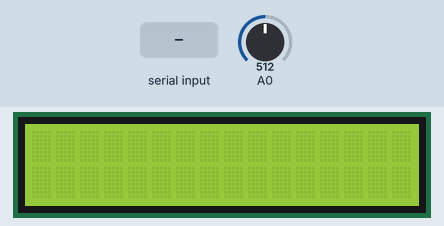
This sketch was run on a simulated Arduino Uno, built with avr-gcc and run on an emulated ATmega328P. Shown: 16×2 character LCD. Inputs (shaded band) come from the test bench; at power-on: A0 = 512. What the sketch prints to the serial monitor is not drawn.

Above: at 1.2 s.
1.3 s: "t90\n" received over Serial
At 2.2 s:
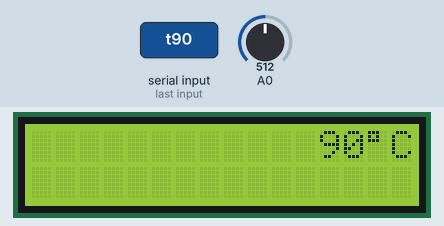
2.8 s: "h90\n" received over Serial
At 3.3 s:
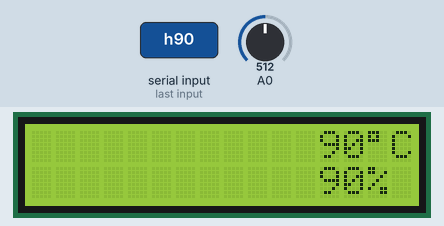
4.3 s: "s" received over Serial
At 6.2 s:
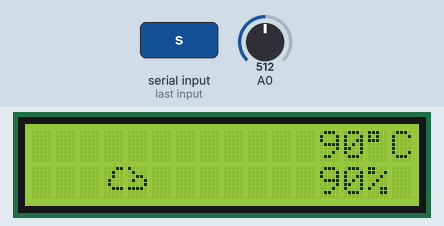
6.8 s: "p" received over Serial
At 8.2 s:
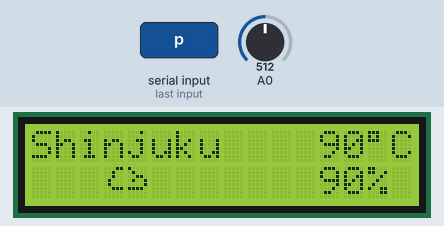
9.3 s: A0 set to 370
10.8 s: A0 set to 339
Timing chart, 0 to 13.7 s (numbered marks = the images above; inputs shaded):
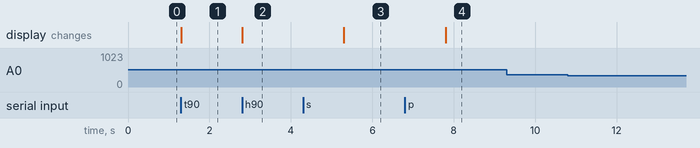

The sketch:

sketch_aug_6_miho_weather.ino
```cpp
#include <LiquidCrystal.h>

LiquidCrystal lcd(8, 9, 4, 5, 6, 7);

#define CH_CLOUD_LEFT 0
byte cloudyLeft[8] = {
  B00011,
  B00100,
  B00100,
  B01000,
  B01000,
  B00111,
  B00000,
  B00000,
};

#define CH_CLOUD_RIGHT 1
byte cloudyRight[8] = {
  B10000,
  B01000,
  B00110,
  B01001,
  B00001,
  B11110,
  B00000,
  B00000,
};

#define CH_RAIN_LEFT 2
byte rainyLeft[8] = {
  B00011,
  B00100,
  B00100,
  B01000,
  B01000,
  B00111,
  B00010,
  B00001,
};

#define CH_RAIN_RIGHT 3
byte rainyRight[8] = {
  B10000,
  B01000,
  B00110,
  B01001,
  B00001,
  B11110,
  B10100,
  B01010,
};

#define CH_SUN_LEFT 4
byte sunnyLeft[8] = {
  B00010,
  B00001,
  B01010,
  B00100,
  B00100,
  B01010,
  B00001,
  B00010,
};

#define CH_SUN_RIGHT 5
byte sunnyRight[8] = {
  B01000,
  B10000,
  B01010,
  B00100,
  B00100,
  B01010,
  B10000,
  B01000,
};

void setup() {
  Serial.begin(9600);

  lcd.createChar(CH_CLOUD_LEFT, cloudyLeft);
  lcd.createChar(CH_CLOUD_RIGHT, cloudyRight);

  lcd.createChar(CH_RAIN_LEFT, rainyLeft);
  lcd.createChar(CH_RAIN_RIGHT, rainyRight);

  lcd.createChar(CH_SUN_LEFT, sunnyLeft);
  lcd.createChar(CH_SUN_RIGHT, sunnyRight);

  lcd.begin(16, 2);
}

int i = 0;

int incomingType;
int incomingValue;
int key_in;
bool isPressed;
int buttonCooldown;

void loop() {
  key_in = analogRead(0);

  if (key_in >= 1000) {
    isPressed = false;
  }

  if (isPressed) {
    if (buttonCooldown == 0) {
      isPressed = false;
    } else {
      buttonCooldown--;
    }
  }

  if (key_in >= 82 && key_in <= 182 && !isPressed) {
    isPressed = true;
    buttonCooldown = 4000;
    Serial.println("up");
  }

  if (key_in >= 257 && key_in <= 357 && !isPressed) {
    isPressed = true;
    buttonCooldown = 4000;
    Serial.println("down");
  }


  if (Serial.available() > 0) {

    incomingType = Serial.read();

    switch (incomingType) {
      case 'p':
        incomingValue = Serial.parseInt();
        lcd.setCursor(0, 0);

        switch (incomingValue) {
          case 0:
            lcd.print("Shinjuku");
            break;

          case 1:
            lcd.print("Osaka   ");
            break;

          case 2:
            lcd.print("Sapporo ");
            break;

          case 3:
            lcd.print("Okinawa ");
            break;
        }
        break;

      case 't':
        incomingValue = Serial.parseInt();

        // say what you got:
        Serial.print("I received temp: ");
        Serial.println(incomingValue, DEC);

        if (incomingValue < 0) {
          lcd.setCursor(11, 0);
        } else {
          lcd.setCursor(12, 0);
        }

        lcd.print(incomingValue, DEC);
        lcd.write(B11011111);
        lcd.write("C   ");
        break;

      case 'h':
        incomingValue = Serial.parseInt();

        // say what you got:
        Serial.print("I received humid: ");
        Serial.println(incomingValue, DEC);

        lcd.setCursor(12, 1);
        lcd.print(incomingValue, DEC);
        lcd.print("%   ");
        break;

      case 's':
        incomingValue = Serial.parseInt();

        // say what you got:
        Serial.print("I received symbol: ");
        Serial.println(incomingValue, DEC);

        switch (incomingValue) {
          case 0:
            lcd.setCursor(3, 1);
            lcd.write(byte(CH_CLOUD_LEFT));
            lcd.write(byte(CH_CLOUD_RIGHT));
            break;

          case 1:
            lcd.setCursor(3, 1);
            lcd.write(byte(CH_RAIN_LEFT));
            lcd.write(byte(CH_RAIN_RIGHT));
            break;

          case 2:
            lcd.setCursor(3, 1);
            lcd.write(byte(CH_SUN_LEFT));
            lcd.write(byte(CH_SUN_RIGHT));
            break;
        }
        break;
    }
  }
}
```

Measured:
- after the input at 1.3 s, the display: changes at once (image 1)
- after the input at 2.8 s, the display: changes at once (image 2)
- after the input at 4.3 s, the display: changes after 1.0 s (image 3)
- after the input at 6.8 s, the display: changes after 1.0 s (image 4)
- after the input at 9.3 s, every drawn part: stays the same
- after the input at 10.8 s, every drawn part: stays the same
